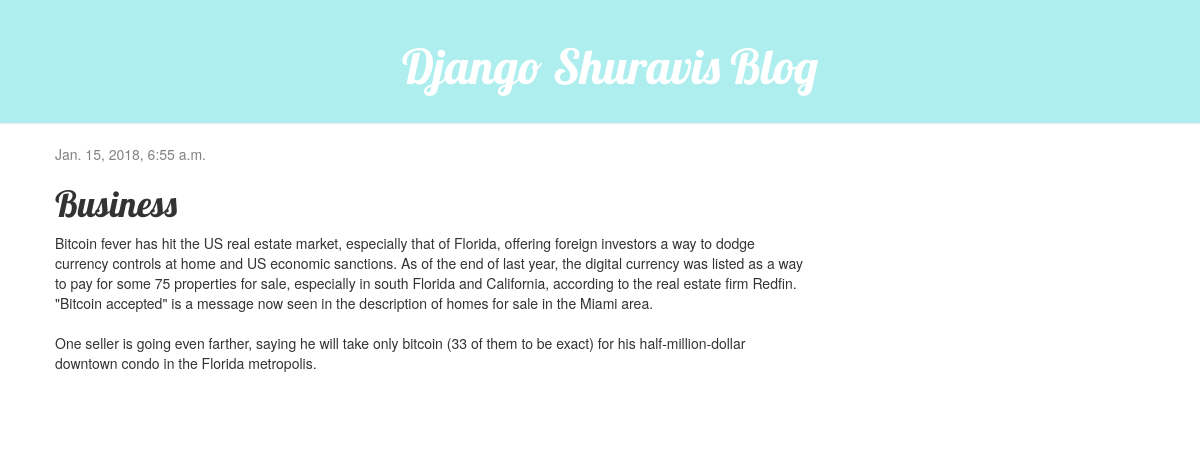
The page /post/19/ on the database as committed earlier.
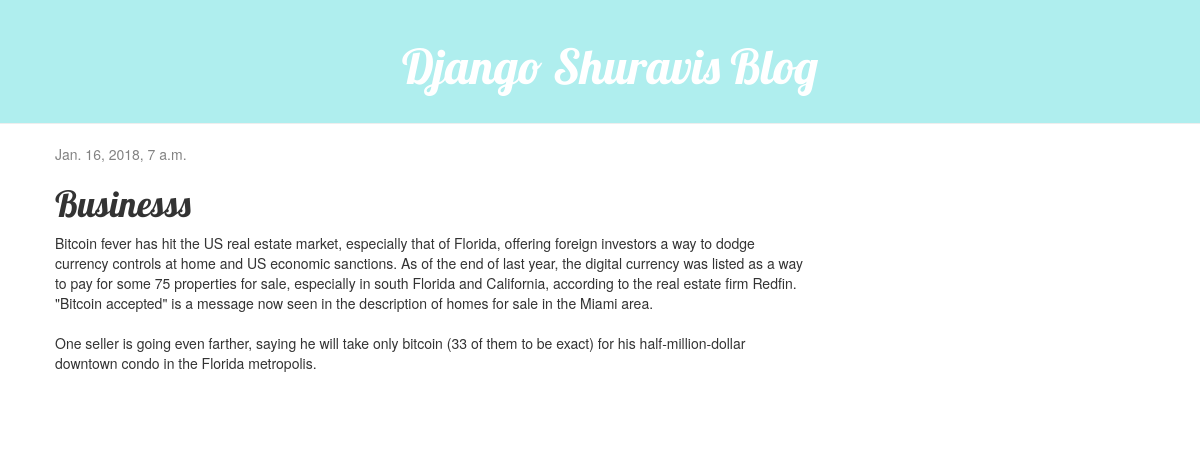
The same page on the database as committed later.
### blog/models.py (models this page shows, shortened)
class Post(models.Model):
    author = models.ForeignKey('auth.User')
    title = models.CharField(max_length=200)
    text = models.TextField()
    created_date = models.DateTimeField(
            default=timezone.now)
    published_date = models.DateTimeField(
            blank=True, null=True)

### blog/views.py (the view)
# urls.py: url(r'^post/(?P<pk>\d+)/$', views.post_detail, name='post_detail'),
def post_detail(request, pk):
    post = get_object_or_404(Post, pk=pk)
    return render(request, 'blog/post_detail.html', {'post': post})

### blog/templates/blog/post_detail.html (shortened to what this page needs)
{% extends 'blog/base.html' %}
{% block content %}
    <div class="post">
        {% if post.published_date %}
            <div class="date">
                {{ post.published_date }}
            </div>
        {% endif %}
        <h1>{{ post.title }}</h1>
        <p>{{ post.text|linebreaksbr }}</p>
    </div>
{% endblock %}

Rows that differ between the two databases and show on the page:
changed Post: published_date "Jan. 15, 2018, 6:55 a.m." → "Jan. 16, 2018, 7 a.m."; title "Business" → "Businesss"
